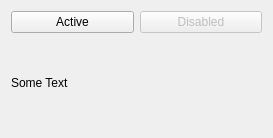
<?xml version="1.0" encoding="UTF-8"?>
<ui version="4.0">
 <class>Widget</class>
 <widget class="QWidget" name="Widget">
  <property name="geometry">
   <rect>
    <x>0</x>
    <y>0</y>
    <width>273</width>
    <height>138</height>
   </rect>
  </property>
  <property name="windowTitle">
   <string>Widget</string>
  </property>
  <layout class="QVBoxLayout" name="verticalLayout">
   <item>
    <layout class="QHBoxLayout" name="horizontalLayout">
     <item>
      <widget class="QPushButton" name="activeButton">
       <property name="text">
        <string>Active</string>
       </property>
      </widget>
     </item>
     <item>
      <widget class="QPushButton" name="disabledButton">
       <property name="enabled">
        <bool>false</bool>
       </property>
       <property name="text">
        <string>Disabled</string>
       </property>
      </widget>
     </item>
    </layout>
   </item>
   <item>
    <widget class="QLabel" name="label">
     <property name="text">
      <string>Some Text</string>
     </property>
    </widget>
   </item>
  </layout>
 </widget>
 <resources/>
 <connections/>
</ui>
